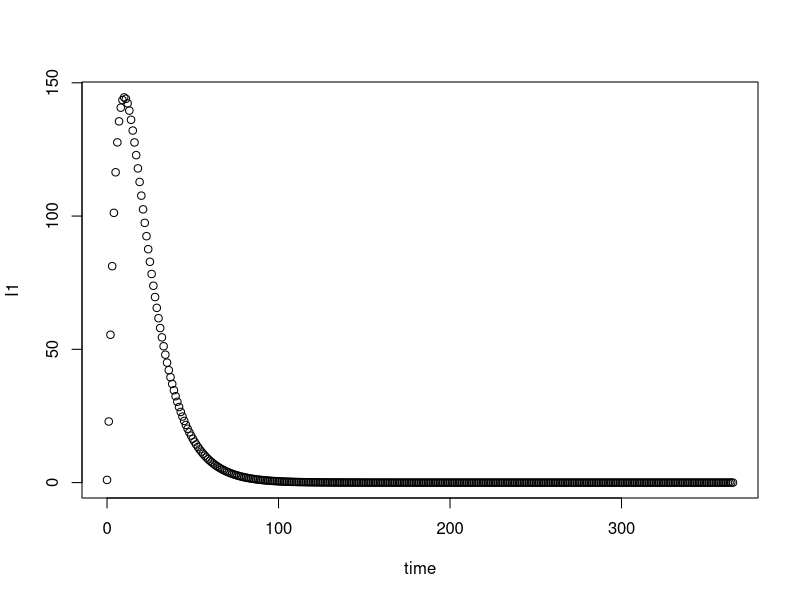
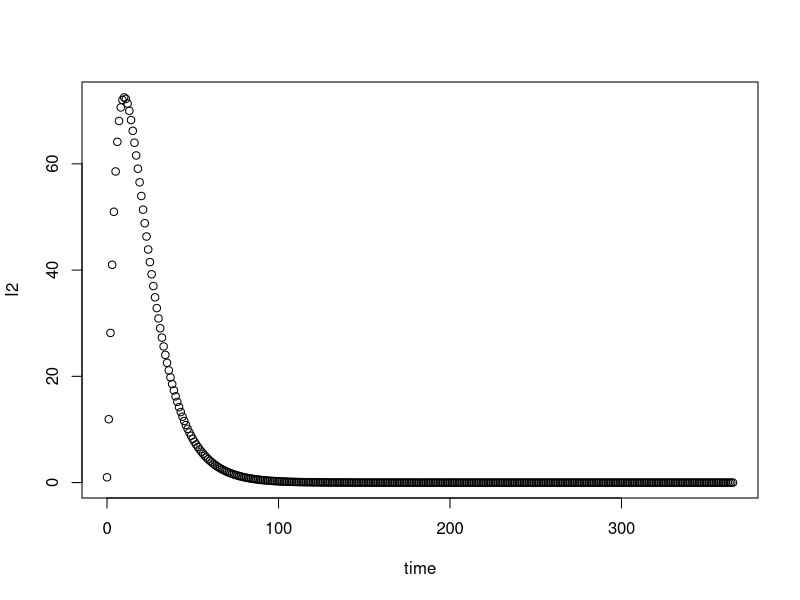
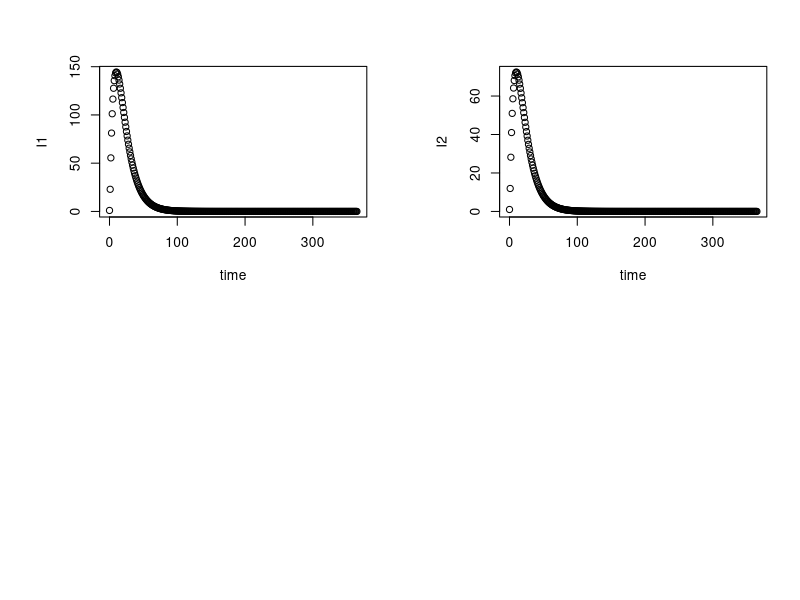

Reproduce these figures in R, in order. (Note: this script raises an error after producing the figures.)
#
require(deSolve)

# This defines the differential equations
rhs <- function(t,x,parms){
# t is time, x is the vector of state variables, parms is an annoying
# vector of parameter that I ignore
  S1 <- x["S1"]  
  I1 <- x["I1"] 
  R1 <- x["R1"] 
  S2 <- x["S2"]  
  I2 <- x["I2"] 
  R2 <- x["R2"]
  S3 <- x["S3"]
  I3 <- x["I3"]
  R3 <- x["R3"]
  F1 <- v1^2*theta1*zeta1*I1 +  v1*v2*theta2*zeta1*I2 + v1*v3*theta3*zeta1*I3
  F2 <- v1*v2*theta1*zeta2*I1 + v2^2*theta2*zeta2*I2 + v2*v3*theta3*zeta2*I3
  F3 <- v1*v3*theta1*zeta3*I1 + v2*v3+theta2*zeta3*I2 + v3^2*theta3*zeta3*I3
  dS1 <- -F1*S1
  dI1 <- F1*S1-gamma*I1
  dR1 <- gamma*I1
  dS2 <- -F2*S2
  dI2 <- F2*S2-gamma*I2
  dR2 <- gamma*I2
  dS3 <- -F3*S3-gamma*I3
  dI3 <- F3*S3-gamma*I3
  dR3 <- gamma*I3
  return(list(c(dS1,dI1,dR1,dS2,dI2,dR2,dS3,dI3,dR3)))  
}

# Define summary file
summ <- data.frame(case=c("baseline"),
   R0=1,lambda=1,finalS1=0,maxI1=0,maxI1time=0,
                 finalS2=0,maxI2=0,maxI2time=0,
                 finalS3=0,maxI3=0,maxI3time=0)
summnms <- c("R0","lambda","finalS1","maxI1","maxI1time","finalS2","maxI2","maxI2time","finalS3","maxI3","maxI3time")

# Define times to solve
tmax <- 365
times <- seq(from=0,to=tmax,by=1)



# Parameters used by all cases
#N <- 3.27e8 #population of the US
N1 <- 500000
N2 <- 250000
N3 <- 150000
gamma <- 1/14 # Recovery rate

# Define initial condition, one infected person in each group
init <- c(N1-1,1,0,N2-1,1,0,N3-1,1,0)
names(init) <- c("S1","I1","R1","S2","I2","R2","S3","I3","R3")

# Baseline case: Everyone the same
theta1 <- 1
zeta1 <- 1
v1 <- 2.34e-5
theta2 <- 1
zeta2 <- 1
v2 <- 2.34e-5
theta3 <- 1
zeta3 <- 1
v3 <- 2.34e-5

R0 <- v1^2*theta1*zeta1*N1/gamma + v2^2*theta2*zeta2*N2/gamma + v3^2*theta3*zeta3*N3/gamma
lambda <- v1^2*theta1*zeta1*N1 + v2^2*theta2*zeta2*N2-gamma + v3^2*theta3*zeta3*N3/gamma
SIRout <- as.data.frame(ode(y = init,times = times, func = rhs))
finalS1 <- SIRout$S1[nrow(SIRout)]/N1
maxI1 <- max(SIRout$I1)/N1
maxI1time <- SIRout$time[which.max(SIRout$I1)]
finalS2 <- SIRout$S2[nrow(SIRout)]/N2
maxI2 <- max(SIRout$I2)/N2
maxI2time <- SIRout$time[which.max(SIRout$I2)]
finalS3 <- SIRout$S3[nrow(SIRout)]/N3
maxI3 <- max(SIRout$I3)/N3
maxI3time <- SIRout$time[which.max(SIRout$I3)]
summ[summ$case=="baseline",summnms] <- 
    c(R0,lambda,finalS1,maxI1,maxI1time,finalS2,maxI2,maxI2time,finalS3,maxI3,maxI3time)
baseline <- SIRout


plot(I1 ~ time,baseline)
plot(I2 ~ time,baseline)





print(summ)

# Graph it
pdf("I1.pdf")
par(mfrow=c(2,2),mar=c(5,6,4,2))
# Baseline graph
plot(I1 ~ time,baseline)
plot(I2 ~ time,baseline)

# highv graph
plot(I(I1/N1) ~ time,highv,type="l",lwd=2,ylim=c(0,0.4),
    ylab="Fraction infected",
     cex.axis=1.7,cex.lab=1.7,col="black")
lines(I(I2/N2) ~ time,highv,lwd=2,col="gray")
lines(I(I1/N1) ~ time,baseline,lwd=1,lty=2,col="blue")
legend("topright",c("Category 1","Category 2","baseline"),cex=0.9,
      col=c("black","gray","blue"),lty=c(1,1,2),lwd=c(2,2,1))
title(main="Increased velocity")

# hightheta graph
plot(I(I1/N1) ~ time,hightheta,type="l",lwd=2,ylim=c(0,0.4),
    ylab="Fraction infected",
     cex.axis=1.7,cex.lab=1.7,col="black")
lines(I(I2/N2) ~ time,hightheta,lwd=2,col="gray")
lines(I(I1/N1) ~ time,baseline,lwd=1,lty=2,col="blue")
title(main="Increased infectiousness")

#  highzeta graph
plot(I(I1/N1) ~ time,highzeta,type="l",lwd=2,ylim=c(0,0.4),
    ylab="Fraction infected",
     cex.axis=1.7,cex.lab=1.7,col="black")
lines(I(I2/N2) ~ time,highzeta,lwd=2,col="gray")
lines(I(I1/N1) ~ time,baseline,lwd=1,lty=2,col="blue")
title(main="Increased susceptibility")
dev.off()

pdf("S1.pdf")
par(mfrow=c(2,2),mar=c(5,6,4,2))
# Baseline graph
plot(I(S1/N1) ~ time,baseline,type="l",lwd=2,ylim=c(0,1),
    ylab="Fraction susceptible",
     cex.axis=1.7,cex.lab=1.7,col="blue")
title(main="Baseline case")

# highv graph
plot(I(S1/N1) ~ time,highv,type="l",lwd=2,ylim=c(0,1),
    ylab="Fraction susceptible",
     cex.axis=1.7,cex.lab=1.7,col="black")
lines(I(S2/N2) ~ time,highv,lwd=2,col="gray")
lines(I(S1/N1) ~ time,baseline,lwd=1,lty=2,col="blue")
legend("topright",c("Category 1","Category 2","baseline"),cex=0.9,
      col=c("black","gray","blue"),lty=c(1,1,2),lwd=c(2,2,1))
title(main="Increased velocity")

# hightheta graph
plot(I(S1/N1) ~ time,hightheta,type="l",lwd=2,ylim=c(0,1),
    ylab="Fraction susceptible",
     cex.axis=1.7,cex.lab=1.7,col="black")
lines(I(S2/N2) ~ time,hightheta,lwd=2,col="gray")
lines(I(S1/N1) ~ time,baseline,lwd=1,lty=2,col="blue")
title(main="Increased infectiousness")

#  highzeta graph
plot(I(S1/N1) ~ time,highzeta,type="l",lwd=2,ylim=c(0,1),
    ylab="Fraction susceptible",
     cex.axis=1.7,cex.lab=1.7,col="black")
lines(I(S2/N2) ~ time,highzeta,lwd=2,col="gray")
lines(I(S1/N1) ~ time,baseline,lwd=1,lty=2,col="blue")
title(main="Increased susceptibility")
dev.off()
